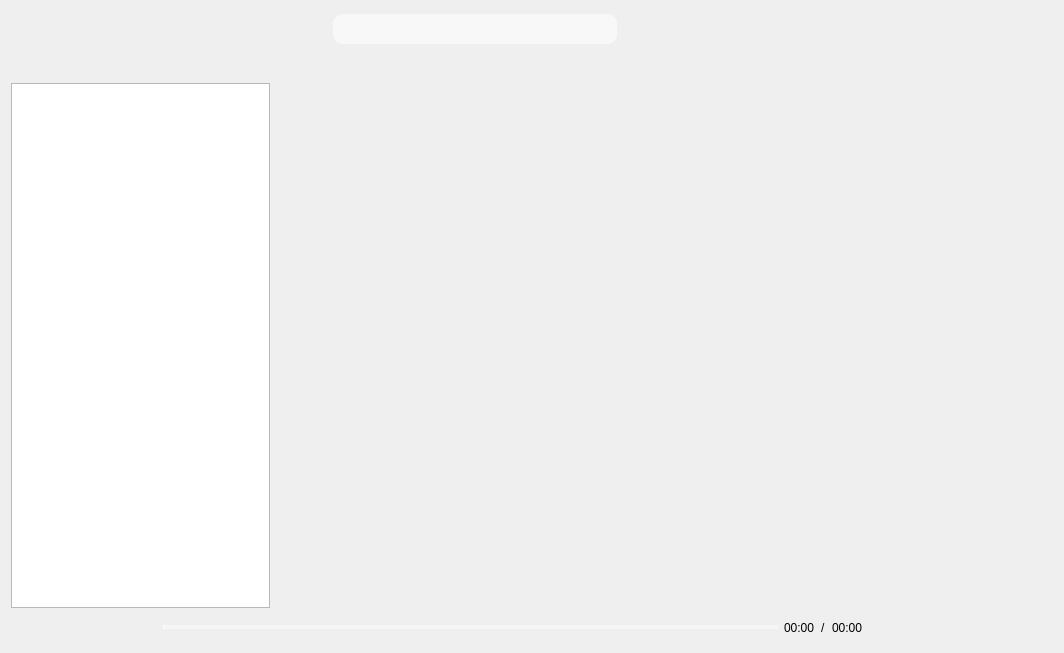
<?xml version="1.0" encoding="UTF-8"?>
<ui version="4.0">
 <class>AudioPlayer</class>
 <widget class="QWidget" name="AudioPlayer">
  <property name="geometry">
   <rect>
    <x>0</x>
    <y>0</y>
    <width>1064</width>
    <height>653</height>
   </rect>
  </property>
  <property name="windowTitle">
   <string>AudioPlayer</string>
  </property>
  <property name="styleSheet">
   <string notr="true">QWidget{

background-repeat:no-repeat;



}</string>
  </property>
  <layout class="QVBoxLayout" name="verticalLayout_3">
   <item>
    <layout class="QHBoxLayout" name="horizontalLayout_5">
     <item>
      <widget class="QPushButton" name="pushButton_add">
       <property name="minimumSize">
        <size>
         <width>24</width>
         <height>24</height>
        </size>
       </property>
       <property name="styleSheet">
        <string notr="true">QPushButton
{
background-image: url(:/rec/image/add.png);
background-repeat:no-repeat;
background-position:center center;
border:none;

}

QPushButton:hover{

	background-image: url(:/rec/image/add-hover.png);
background-repeat:no-repeat;
background-position:center center;


}
QPushButton:pressed{
background-image: url(:/rec/image/add.png);
background-repeat:no-repeat;
background-position:center center;

}
</string>
       </property>
       <property name="text">
        <string/>
       </property>
      </widget>
     </item>
     <item>
      <spacer name="horizontalSpacer_2">
       <property name="orientation">
        <enum>Qt::Horizontal</enum>
       </property>
       <property name="sizeHint" stdset="0">
        <size>
         <width>40</width>
         <height>20</height>
        </size>
       </property>
      </spacer>
     </item>
     <item>
      <widget class="QLineEdit" name="lineEdit">
       <property name="styleSheet">
        <string notr="true">QLineEdit{
background-color: rgba(255, 255, 255,150);
border-style:outset;

border-width:0px;

border-radius:10px;
border-color: rgba(0,0,0,100);
font:bold 14px;
color:rgb(180,180,180);
padding:6px;
}</string>
       </property>
      </widget>
     </item>
     <item>
      <widget class="QPushButton" name="pushButton_search">
       <property name="minimumSize">
        <size>
         <width>24</width>
         <height>24</height>
        </size>
       </property>
       <property name="styleSheet">
        <string notr="true">QPushButton
{
background-image: url(:/rec/image/sereach.png);
background-repeat:no-repeat;
background-position:center center;
border:none;

}

QPushButton:hover{


background-image: url(:/rec/image/sereach-hover.png);
background-repeat:no-repeat;
background-position:center center;


}
QPushButton:pressed{
background-image: url(:/rec/image/sereach.png);
background-repeat:no-repeat;
background-position:center center;

}
</string>
       </property>
       <property name="text">
        <string/>
       </property>
       <property name="iconSize">
        <size>
         <width>24</width>
         <height>24</height>
        </size>
       </property>
      </widget>
     </item>
     <item>
      <spacer name="horizontalSpacer">
       <property name="orientation">
        <enum>Qt::Horizontal</enum>
       </property>
       <property name="sizeHint" stdset="0">
        <size>
         <width>40</width>
         <height>20</height>
        </size>
       </property>
      </spacer>
     </item>
     <item>
      <layout class="QVBoxLayout" name="verticalLayout_2">
       <item>
        <layout class="QHBoxLayout" name="horizontalLayout_3">
         <item>
          <widget class="QPushButton" name="pushButton_min">
           <property name="minimumSize">
            <size>
             <width>16</width>
             <height>16</height>
            </size>
           </property>
           <property name="styleSheet">
            <string notr="true">QPushButton
{
border-radius:0px;
background-image: url(:/rec/image/min.png);
background-color: rgba(255, 255, 255,0);
background-repeat:no-repeat;
border:none;
background-position:center center;

}

QPushButton:hover{



	background-color: rgb(255, 255, 255,100);


}
QPushButton:pressed{
	background-color: rgba(95, 95, 95,100);
border-color:rgba(255,255,255,30);
border-style:inset;
color:rgba(0,0,0,100);

}
</string>
           </property>
           <property name="text">
            <string/>
           </property>
          </widget>
         </item>
         <item>
          <widget class="QPushButton" name="pushButton_max">
           <property name="minimumSize">
            <size>
             <width>16</width>
             <height>16</height>
            </size>
           </property>
           <property name="styleSheet">
            <string notr="true">QPushButton
{
border-radius:0px;
background-image: url(:/rec/image/max.png);
background-color: rgba(255, 255, 255,0);
background-repeat:no-repeat;
border:none;
background-position:center center;

}

QPushButton:hover{



	background-color: rgb(255, 255, 255,100);


}
QPushButton:pressed{
	background-color: rgba(95, 95, 95,100);
border-color:rgba(255,255,255,30);
border-style:inset;
color:rgba(0,0,0,100);

}
</string>
           </property>
           <property name="text">
            <string/>
           </property>
          </widget>
         </item>
         <item>
          <widget class="QPushButton" name="pushButton_quit">
           <property name="minimumSize">
            <size>
             <width>16</width>
             <height>16</height>
            </size>
           </property>
           <property name="styleSheet">
            <string notr="true">QPushButton
{
border-radius:0px;
background-image: url(:/rec/image/quit.png);
background-color: rgba(255, 255, 255,0);
background-repeat:no-repeat;
border:none;
background-position:center center;

}

QPushButton:hover{



	background-color: rgb(255, 255, 255,100);


}
QPushButton:pressed{
	background-color: rgba(95, 95, 95,100);
border-color:rgba(255,255,255,30);
border-style:inset;
color:rgba(0,0,0,100);

}
</string>
           </property>
           <property name="text">
            <string/>
           </property>
          </widget>
         </item>
        </layout>
       </item>
       <item>
        <widget class="QLabel" name="label_2">
         <property name="text">
          <string/>
         </property>
        </widget>
       </item>
      </layout>
     </item>
    </layout>
   </item>
   <item>
    <layout class="QHBoxLayout" name="horizontalLayout_4" stretch="25,75">
     <item>
      <layout class="QVBoxLayout" name="verticalLayout">
       <item>
        <layout class="QHBoxLayout" name="horizontalLayout_2">
         <item>
          <widget class="QPushButton" name="pushButton_music">
           <property name="minimumSize">
            <size>
             <width>24</width>
             <height>24</height>
            </size>
           </property>
           <property name="styleSheet">
            <string notr="true">QPushButton
{
background-image: url(:/rec/image/music.png);
background-repeat:no-repeat;
background-position:center center;
border:none;

}

QPushButton:hover{

	background-image: url(:/rec/image/music-hover.png);
background-repeat:no-repeat;
background-position:center center;


}
QPushButton:pressed{
background-image: url(:/rec/image/music.png);
background-repeat:no-repeat;
background-position:center center;

}
</string>
           </property>
           <property name="text">
            <string/>
           </property>
          </widget>
         </item>
         <item>
          <widget class="QPushButton" name="pushButton_like">
           <property name="minimumSize">
            <size>
             <width>24</width>
             <height>24</height>
            </size>
           </property>
           <property name="styleSheet">
            <string notr="true">QPushButton
{
background-image: url(:/rec/image/like.png);
background-repeat:no-repeat;
background-position:center center;
border:none;

}

QPushButton:hover{

	background-image: url(:/rec/image/like-hover.png);
background-repeat:no-repeat;
background-position:center center;


}
QPushButton:pressed{
background-image: url(:/rec/image/like.png);
background-repeat:no-repeat;
background-position:center center;

}
</string>
           </property>
           <property name="text">
            <string/>
           </property>
          </widget>
         </item>
         <item>
          <widget class="QPushButton" name="pushButton_list">
           <property name="minimumSize">
            <size>
             <width>24</width>
             <height>24</height>
            </size>
           </property>
           <property name="styleSheet">
            <string notr="true">QPushButton
{
background-image: url(:/rec/image/list.png);
background-repeat:no-repeat;
background-position:center center;
border:none;

}

QPushButton:hover{

	background-image: url(:/rec/image/list-hover.png);
background-repeat:no-repeat;
background-position:center center;


}
QPushButton:pressed{
background-image: url(:/rec/image/list.png);
background-repeat:no-repeat;
background-position:center center;

}
</string>
           </property>
           <property name="text">
            <string/>
           </property>
          </widget>
         </item>
         <item>
          <widget class="QPushButton" name="pushButton_resently">
           <property name="minimumSize">
            <size>
             <width>24</width>
             <height>24</height>
            </size>
           </property>
           <property name="styleSheet">
            <string notr="true">QPushButton
{
background-image: url(:/rec/image/play-resently.png);
background-repeat:no-repeat;
background-position:center center;
border:none;

}

QPushButton:hover{

	background-image: url(:/rec/image/play-resently-hover.png);
background-repeat:no-repeat;
background-position:center center;


}
QPushButton:pressed{
background-image: url(:/rec/image/play-resently.png);
background-repeat:no-repeat;
background-position:center center;

}
</string>
           </property>
           <property name="text">
            <string/>
           </property>
          </widget>
         </item>
        </layout>
       </item>
       <item>
        <widget class="QListWidget" name="listWidget"/>
       </item>
      </layout>
     </item>
     <item>
      <widget class="QWidget" name="widget" native="true">
       <property name="minimumSize">
        <size>
         <width>0</width>
         <height>0</height>
        </size>
       </property>
      </widget>
     </item>
    </layout>
   </item>
   <item>
    <layout class="QHBoxLayout" name="horizontalLayout">
     <item>
      <widget class="QPushButton" name="pushButton_previous">
       <property name="minimumSize">
        <size>
         <width>24</width>
         <height>24</height>
        </size>
       </property>
       <property name="styleSheet">
        <string notr="true">QPushButton
{
background-image: url(:/rec/image/pre.png);
background-repeat:no-repeat;
background-position:center center;
border:none;

}

QPushButton:hover{

	background-image: url(:/rec/image/pre-hover.png);
background-repeat:no-repeat;
background-position:center center;


}
QPushButton:pressed{
background-image: url(:/rec/image/pre.png);
background-repeat:no-repeat;
background-position:center center;

}
</string>
       </property>
       <property name="text">
        <string/>
       </property>
      </widget>
     </item>
     <item>
      <widget class="QPushButton" name="pushButton_play">
       <property name="minimumSize">
        <size>
         <width>28</width>
         <height>28</height>
        </size>
       </property>
       <property name="styleSheet">
        <string notr="true">QPushButton{

background-repeat:no-repeat;
background-position:center center;
border:none;

}

QPushButton:hover{


background-repeat:no-repeat;
background-position:center center;


}
QPushButton:pressed{
background-repeat:no-repeat;
background-position:center center;

}
</string>
       </property>
       <property name="text">
        <string/>
       </property>
      </widget>
     </item>
     <item>
      <widget class="QPushButton" name="pushButton_stop">
       <property name="minimumSize">
        <size>
         <width>24</width>
         <height>24</height>
        </size>
       </property>
       <property name="styleSheet">
        <string notr="true">QPushButton{
background-image: url(:/rec/image/stop.png);
background-repeat:no-repeat;
background-position:center center;
border:none;

}

QPushButton:hover{

	background-image: url(:/rec/image/stop-hover.png);
background-repeat:no-repeat;
background-position:center center;


}
QPushButton:pressed{
background-image: url(:/rec/image/stop.png);
background-repeat:no-repeat;
background-position:center center;

}
</string>
       </property>
       <property name="text">
        <string/>
       </property>
      </widget>
     </item>
     <item>
      <widget class="QPushButton" name="pushButton_next">
       <property name="minimumSize">
        <size>
         <width>24</width>
         <height>24</height>
        </size>
       </property>
       <property name="styleSheet">
        <string notr="true">QPushButton
{
background-image: url(:/rec/image/next.png);
background-repeat:no-repeat;
background-position:center center;
border:none;

}

QPushButton:hover{

	background-image: url(:/rec/image/next-hover.png);
background-repeat:no-repeat;
background-position:center center;


}
QPushButton:pressed{
background-image: url(:/rec/image/next.png);
background-repeat:no-repeat;
background-position:center center;

}
</string>
       </property>
       <property name="text">
        <string/>
       </property>
      </widget>
     </item>
     <item>
      <widget class="QSlider" name="horizontalSlider">
       <property name="styleSheet">
        <string notr="true">
    QSlider::add-page:Horizontal
     {     
background-color: rgba(255, 255, 255,100);
        height:4px;  
     } 
     QSlider::sub-page:Horizontal   
    {  
background-color: rgb(255, 255, 255);
        height:4px;
     }
    QSlider::groove:Horizontal   
    { 
        background:transparent; 
        height:4px;
    }  
    QSlider::handle:Horizontal  
    { 
        height:16px; 
        width:16px; 
	
	border-image: url(:/rec/image/circle.png);
  margin: -6 0px; 
    }
      
</string>
       </property>
       <property name="orientation">
        <enum>Qt::Horizontal</enum>
       </property>
      </widget>
     </item>
     <item>
      <widget class="QLabel" name="label_nowtime">
       <property name="text">
        <string>00:00</string>
       </property>
      </widget>
     </item>
     <item>
      <widget class="QLabel" name="label">
       <property name="text">
        <string>/</string>
       </property>
      </widget>
     </item>
     <item>
      <widget class="QLabel" name="label_time">
       <property name="text">
        <string>00:00</string>
       </property>
      </widget>
     </item>
     <item>
      <widget class="QPushButton" name="pushButton_loop">
       <property name="minimumSize">
        <size>
         <width>30</width>
         <height>24</height>
        </size>
       </property>
       <property name="styleSheet">
        <string notr="true">QPushButton
{
background-repeat:no-repeat;
background-position:center center;
border:none;

}

QPushButton:hover{
background-repeat:no-repeat;
background-position:center center;


}
QPushButton:pressed{
background-repeat:no-repeat;
background-position:center center;

}
</string>
       </property>
       <property name="text">
        <string/>
       </property>
      </widget>
     </item>
     <item>
      <widget class="QPushButton" name="pushButton_ilike">
       <property name="minimumSize">
        <size>
         <width>24</width>
         <height>24</height>
        </size>
       </property>
       <property name="styleSheet">
        <string notr="true">QPushButton
{
background-repeat:no-repeat;
background-position:center center;
border:none;

}

QPushButton:hover{
background-repeat:no-repeat;
background-position:center center;


}
QPushButton:pressed{
background-repeat:no-repeat;
background-position:center center;

}
</string>
       </property>
       <property name="text">
        <string/>
       </property>
      </widget>
     </item>
     <item>
      <widget class="QPushButton" name="pushButton_position">
       <property name="minimumSize">
        <size>
         <width>24</width>
         <height>24</height>
        </size>
       </property>
       <property name="styleSheet">
        <string notr="true">QPushButton
{
background-image: url(:/rec/image/position.png);
background-repeat:no-repeat;
background-position:center center;
border:none;

}

QPushButton:hover{
background-image: url(:/rec/image/position-hover.png);
background-repeat:no-repeat;
background-position:center center;


}
QPushButton:pressed{
background-image: url(:/rec/image/position.png);
background-repeat:no-repeat;
background-position:center center;

}
</string>
       </property>
       <property name="text">
        <string/>
       </property>
      </widget>
     </item>
     <item>
      <widget class="QPushButton" name="pushButton_playlist">
       <property name="minimumSize">
        <size>
         <width>24</width>
         <height>24</height>
        </size>
       </property>
       <property name="styleSheet">
        <string notr="true">QPushButton
{
background-image: url(:/rec/image/playlist.png);
background-repeat:no-repeat;
background-position:center center;
border:none;

}

QPushButton:hover{
background-image: url(:/rec/image/playlist-hover.png);
background-repeat:no-repeat;
background-position:center center;


}
QPushButton:pressed{
background-image: url(:/rec/image/playlist.png);
background-repeat:no-repeat;
background-position:center center;

}
</string>
       </property>
       <property name="text">
        <string/>
       </property>
      </widget>
     </item>
     <item>
      <widget class="QPushButton" name="pushButton_voice">
       <property name="minimumSize">
        <size>
         <width>24</width>
         <height>24</height>
        </size>
       </property>
       <property name="styleSheet">
        <string notr="true">QPushButton
{

background-repeat:no-repeat;
background-position:center center;
border:none;

}

QPushButton:hover{


background-repeat:no-repeat;
background-position:center center;


}
QPushButton:pressed{

background-repeat:no-repeat;
background-position:center center;

}
</string>
       </property>
       <property name="text">
        <string/>
       </property>
      </widget>
     </item>
    </layout>
   </item>
  </layout>
 </widget>
 <layoutdefault spacing="6" margin="11"/>
 <resources/>
 <connections/>
</ui>
